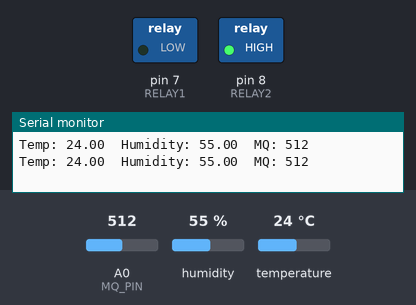
The sketch below on a simulated Arduino Uno, built with avr-gcc and run on an emulated ATmega328P. On the bench: switched loads named in the sketch (green lamp = pin HIGH), the last lines printed to the serial monitor. The test bench sets the inputs (shaded band); at power-on: temperature 24 °C, A0 (MQ_PIN) = 512, humidity 55 %.

Above: at 1.8 s.
1.9 s: temperature set to 29 °C
3.4 s: temperature set to 32 °C
At 4.5 s:
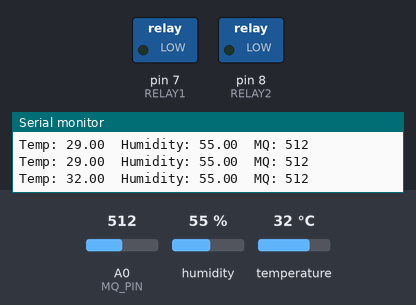
5.5 s: A0 (MQ_PIN) set to 33
7.3 s: A0 (MQ_PIN) set to 28
At 9.3 s:
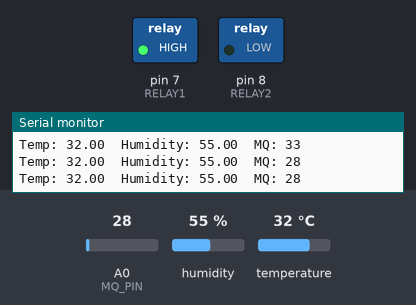
9.6 s: temperature set to 12 °C
At 10.8 s:
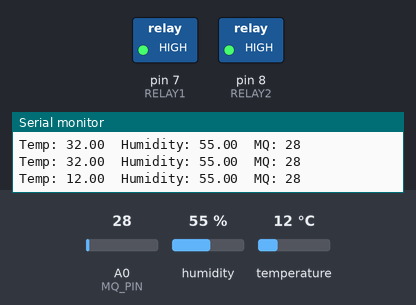
11.6 s: temperature set to 33 °C
At 13.2 s:
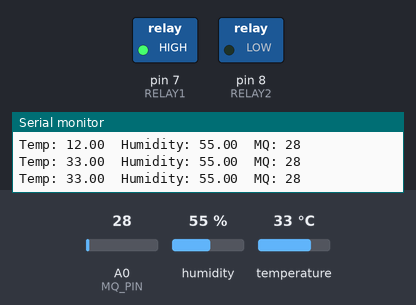
Timing chart, 0 to 14.6 s (numbered marks = the images above; inputs shaded):
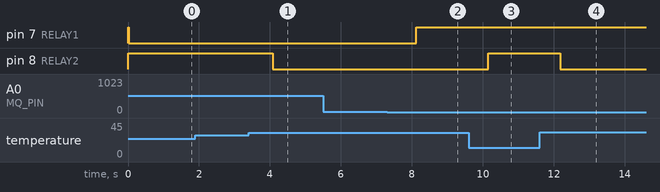

The sketch:

nano_purifier.ino
```cpp
#include <DHT.h>

// ----------- USER SETTINGS -------------
#define MQ_PIN A0          // MQ sensor analog output
#define DHTPIN 2           // DHT11 signal pin
#define DHTTYPE DHT11

#define RELAY1 7           // Relay Channel 1 → AQI
#define RELAY2 8           // Relay Channel 2 → Temperature

int TEMP_THRESHOLD = 30;   // °C
int MQ_THRESHOLD   = 30;   // Adjust based on your sensor readings
// ---------------------------------------

DHT dht(DHTPIN, DHTTYPE);

void setup() {
  Serial.begin(9600);
  dht.begin();

  pinMode(RELAY1, OUTPUT);
  pinMode(RELAY2, OUTPUT);

  // Relay modules are often ACTIVE LOW
  digitalWrite(RELAY1, HIGH);
  digitalWrite(RELAY2, HIGH);

  pinMode(MQ_PIN, INPUT);
}

void loop() {
  // --------- Read Temperature ----------
  float temp = dht.readTemperature();
  float hum  = dht.readHumidity();

  // Handle DHT11 errors
  if (isnan(temp) || isnan(hum)) {
    Serial.println("DHT11 reading error!");
    delay(1000);
    return;
  }

  // --------- Read MQ Sensor ------------
  int mqValue = analogRead(MQ_PIN);

  // --------- Print values --------------
  Serial.print("Temp: ");
  Serial.print(temp);
  Serial.print("  Humidity: ");
  Serial.print(hum);
  Serial.print("  MQ: ");
  Serial.println(mqValue);

  // --------- Relay Logic ---------------
  // Relay 1 → AQI
  if (mqValue > MQ_THRESHOLD) {
    digitalWrite(RELAY1, LOW);   // Turn ON
  } else {
    digitalWrite(RELAY1, HIGH);  // Turn OFF
  }

  // Relay 2 → Temperature
  if (temp > TEMP_THRESHOLD) {
    digitalWrite(RELAY2, LOW);   // Turn ON
  } else {
    digitalWrite(RELAY2, HIGH);  // Turn OFF
  }

  delay(1000);
}
```

Measured:
- the behaviour switches between 30 and 31 °C on temperature (found by bisection; images 0 and 1)
- the behaviour switches between 31 and 30 on A0 (MQ_PIN) (found by bisection; images 1 and 2)
- after the input at 3.4 s, pin 8 (RELAY2): HIGH → LOW after 0.68 s
- after the input at 7.3 s, pin 7 (RELAY1): LOW → HIGH after 0.83 s
- after the input at 9.6 s, pin 8 (RELAY2): LOW → HIGH after 0.55 s
- after the input at 11.6 s, pin 8 (RELAY2): HIGH → LOW after 0.58 s
